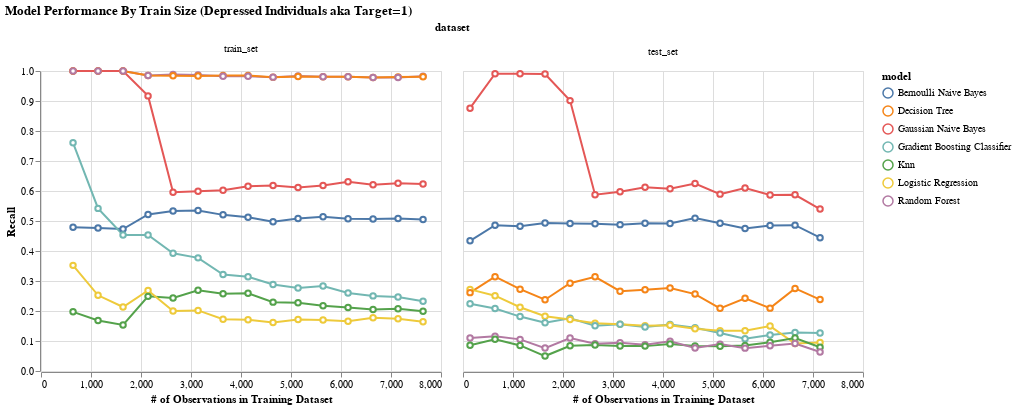

Notebook source saved alongside this figure:
### Code cell
dataset_to_plot = performance_all[(performance_all['grouping'] == "depressed_yes") & 
                (performance_all['support'] >= 20)]

chart = create_alt_plot(
    dataset = dataset_to_plot,
    x_col = 'train_n',
    x_name = '# of Observations in Training Dataset',
    y_col = 'recall',
    y_name = 'Recall',
    title = 'Model Performance By Train Size (Depressed Individuals aka Target=1)'
)

chart

### Figure 1 — Vega-Lite specification as saved in the notebook (floating-point values rounded to 4 significant figures; data arrays with more than 128 entries replaced by an {"elided": "..."} marker saying what was removed)
{"config": {"view": {"continuousWidth": 400, "continuousHeight": 300}}, "data": {"name": "data-6bd280f01c4704faccb0c571ed16245e"}, "facet": {"field": "dataset", "sort": ["train_set", "test_set"], "type": "nominal"}, "spec": {"mark": {"type": "line", "point": {"filled": false, "fill": "white"}}, "encoding": {"color": {"field": "model", "type": "nominal"}, "x": {"field": "train_n", "title": "# of Observations in Training Dataset", "type": "quantitative"}, "y": {"field": "recall", "title": "Recall", "type": "quantitative"}}}, "title": "Model Performance By Train Size (Depressed Individuals aka Target=1)", "$schema": "https://vega.github.io/schema/vega-lite/v4.17.0.json", "datasets": {"data-6bd280f01c4704faccb0c571ed16245e": {"elided": "210 records"}}}
